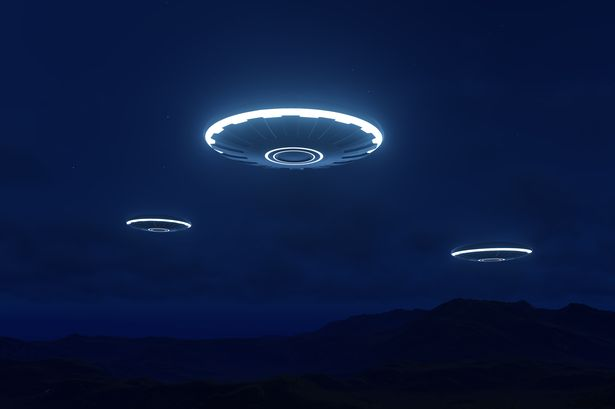
#> input picture ufo.jpg, 615 x 409 px
$ python modif_kecemerlangan.py
#> lines starting #> are read from the running program, lines starting #| are printed output that depends on the picture
import cv2

def adjust_brightness(image, brightness):
  brighter = cv2.convertScaleAbs(image, alpha=1, beta=brightness)
  return brighter

def adjust_brightness(image, dark):
  darker = cv2.convertScaleAbs(image, alpha=1, beta=dark)
  return darker

image = cv2.imread("ufo.jpg")
#> image is the input picture: shape (409, 615, 3); mean B, G, R 63.9, 26.6, 11

if image is None:
  print("Error: Citra tidak dapat dimuat.")
else:
  brightness = 100
  dark = -50

  brighter = adjust_brightness(image, brightness)
#> in adjust_brightness, `darker = cv2.convertScaleAbs(image, alpha=1, beta=dark)`:
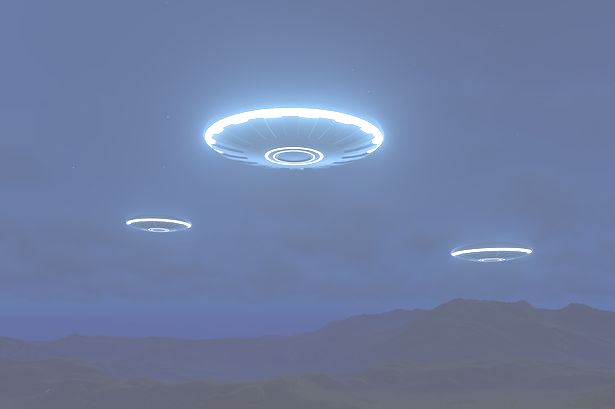
#> darker: shape (409, 615, 3); mean B, G, R 163, 125.9, 110.3
  darker = adjust_brightness(image, dark)
#> call 2 of adjust_brightness, with dark = -50
#> in adjust_brightness (call 2), `darker = cv2.convertScaleAbs(image, alpha=1, beta=dark)`:
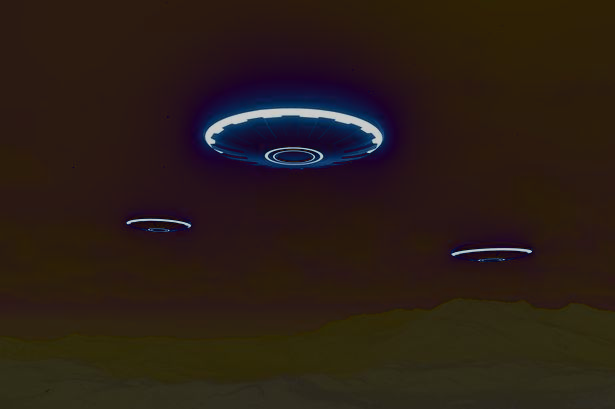
#> darker: shape (409, 615, 3); mean B, G, R 22.1, 29.5, 42.6

  cv2.imshow("CITRA ASLI", image)
  cv2.imshow("HASIL LEBIH CERAH", brighter)
  cv2.imshow("HASIL LEBIH GELAP", darker)
  cv2.waitKey(0)
  cv2.destroyAllWindows()
